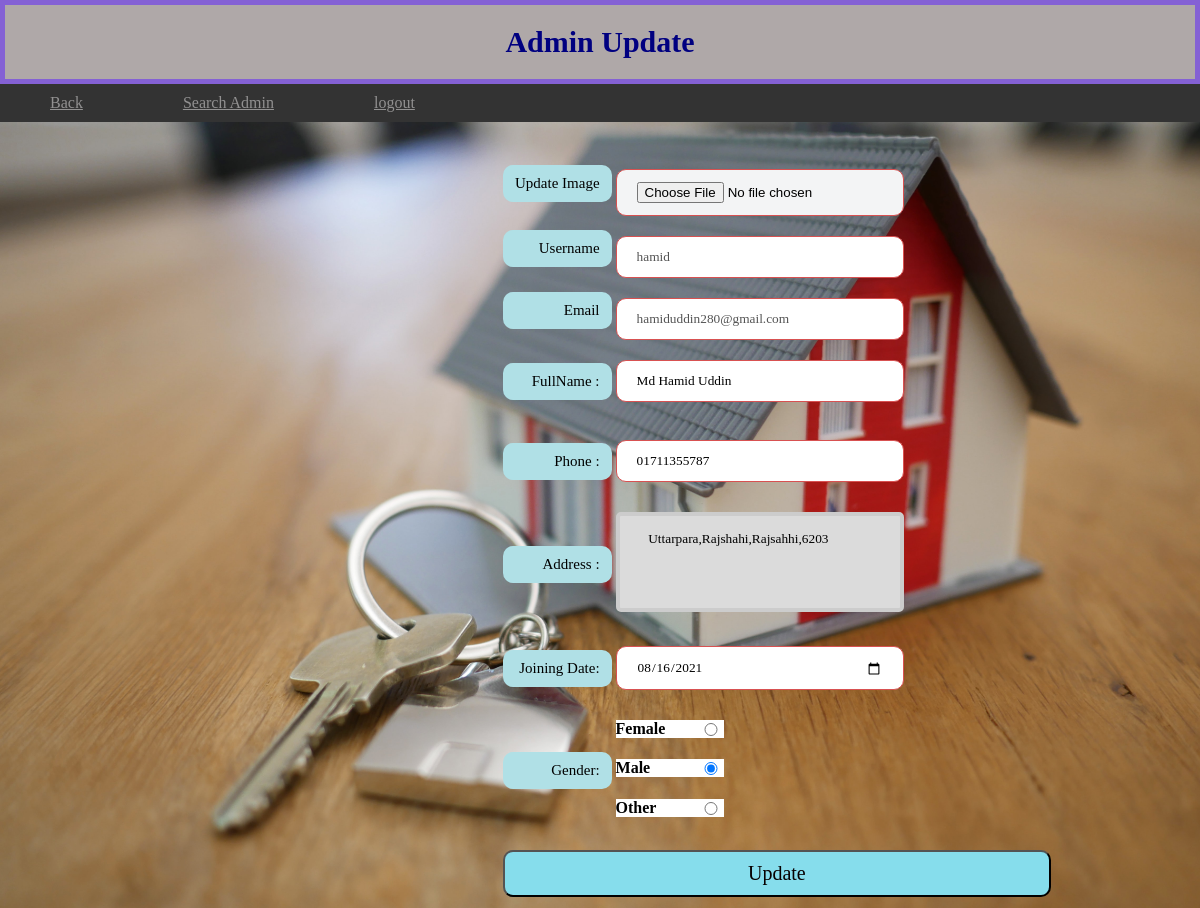
/admin/view/profile.php (signed in), run on the app's committed database.
### tables this page shows
CREATE TABLE `admin_reg` (
  `FullName` text NOT NULL,
  `UserName` text NOT NULL,
  `Email` varchar(255) NOT NULL,
  `Password` varchar(255) NOT NULL,
  `Phone` text NOT NULL,
  `Address` text NOT NULL,
  `Date` text NOT NULL,
  `Gender` text NOT NULL,
  `File_Path` varchar(255) NOT NULL
);

### Admin/model/DatabaseConnection.php (called while the page is built, shortened)
<?php
class DatabaseConnection{
function ShowData($conn,$table,$Email,$User)
{
    $result = $conn->query("SELECT * FROM ". $table." WHERE Email='". $Email."' AND UserName='". $User."'");
    return $result;
}
}
?>

### Admin/View/Profile.php (the view, shortened to what this page needs)
<?php
include "..\model\DatabaseConnection.php";
include('../control/updatecheck.php');
?>
<!DOCTYPE html>
<html>
  <head>
  <link rel="stylesheet" type="text/css" href="../css/updateprofile.css">
</head>
<body style="background-image: url('background10.jpg');">
<div class= "header sticky">
    <h1 style="color: navy;">Admin Update </h1>
</div>
<div class="topnav">
<a href="Admin.php">Back </a>
<a href="SearchAdminAjax.php">Search Admin</a>
<a href="../control/logout.php"> logout</a>
</div>
<div class="input">
<?php
$radio1=$radio2=$radio3="";
$FullName=$Email=$User=$Phone=$Address=$Date=$photo="";
$connection = new DatabaseConnection();
$conobj=$connection->OpenCon();
$userQuery=$connection->ShowData($conobj,"admin_reg",$_SESSION["Email"],$_SESSION["UserName"]);
if ($userQuery->num_rows > 0) {
    while($row = $userQuery->fetch_assoc()) {
      $FullName=$row["FullName"];
      $Email=$row["Email"];
      $User=$row["UserName"];
      $Phone=$row["Phone"];
      $Address=$row["Address"];
      $Date=$row["Date"];
      if(  $row["Gender"]=="Female" )
      {
           $radio1="checked";
      }
      else if($row["Gender"]=="Male")
      {
           $radio2="checked";
    }
      else
      {
          $radio3="checked";
      }
  }
}
?>
<form action='' method='post'   enctype="multipart/form-data">
  <table>
    <tr><td> <p  style="background-color:powderblue;"> Update Image </p></td>
    <td><input type="file" name="fileupload" > </td> </tr>
     <tr><td><p style="background-color:powderblue;"> Username</p> </td>
    <td> <input type="text"  name="UserName" value="<?php echo $User;?>" disabled style="background-color:white;"></td></tr>
    <tr><td> <p style="background-color:powderblue;"> Email</p> </td>
    <td><input type="text" name="Email" value="<?php echo $Email;?>"  disabled  style="background-color:white;"> </td> </tr>
    <tr>
      <td><p style="background-color:powderblue;">FullName : </p></td>
   <td> <input type='text' name='FullName' value="<?php echo $FullName; ?>" > <?php echo $ValidName; ?><br><br></td></tr>
   <tr>
      <td><p style="background-color:powderblue;">Phone : </p></td>
      <td> <input type='text' name='Phone' value="<?php echo $Phone; ?>" > <?php echo $ValidPhone;?><br><br></td></tr>
      <tr>
      <td><p style="background-color:powderblue;">Address : </p></td>
       <td> <textarea rows="3" cols="40" name="Address" value='$Address'> <?php echo $Address;?> </textarea> <?php echo $ValidAddress;?><br><br> </td>
</tr>
       <tr>
      <td><p style="background-color:powderblue;">Joining Date: </p></td>
      <td><input type="date" id="Date" name="Date" value="<?php echo $Date; ?>" ><br><br></td></tr>
      <tr>
      <td><p style="background-color:powderblue;">Gender:</p></td>
     <td><input type='radio' name='gender' value='Female'<?php echo $radio1; ?>> <h4 style="background-color:white;">Female </h4>
     <input type='radio' name='gender' value='Male' <?php echo $radio2; ?> > <h4 style="background-color:white;">Male </h4>
     <input type='radio' name='gender' value='Other'<?php  $radio3; ?> > <h4 style="background-color:white;">Other   </h4></td>  </tr> <?php echo $validateradio;?><br><br>
     <tr><td>
     <input name='update' type='submit' value='Update'>
</td></tr>
</div>
</body>
</html>

### Admin/css/UpdateProfile.css (style rules this page uses)
body { margin:0; padding: 0; background: url(background10.jpg) no-repeat; background-size: cover; background-attachment: fixed; }
.header { padding: 20px; text-align: center; background: rgb(175, 168, 168); }
.header h1 { font-size: 30px; }
.topnav { overflow: hidden; background-color: #333; }
div.sticky { position: sticky; top: 0; padding: 0; border: 5px solid #8461d4; }
input[type=text], select { width:80%; font-family: comic sans ms; padding: 12px 20px; margin: 8px 0; display: inline-block; border: 1px solid rgb(216, 81, 81); border-radius: 10px; box-sizing: border-box; margin-left:0px; }
input[type=file], select { width: 80%; padding: 12px 20px; margin: 8px 0; display: inline-block; border: 1px solid rgb(216, 81, 81); border-radius: 10px; box-sizing: border-box; margin-left: 0px; background-color: #f3f4f5; }
input[type=date], select { width:80%; padding: 12px 20px; font-family: comic sans ms; margin: 8px 0; display: inline-block; border: 1px solid rgb(216, 81, 81); border-radius: 10px; box-sizing: border-box; }
.topnav a { float: left; display: block; color: #929191; text-align: center; padding: 10px 50px; }
textarea { width: 80%; height: 100px; font-family: comic sans ms; padding: 15px 22px; box-sizing: border-box; border: 4px solid #ccc; border-radius: 5px; background-color: rgb(219, 219, 219); resize: none; }
input[type=submit] { width: 90%; font-family: comic sans ms; font-size: 20px; background-color: #86ddec; color: rgb(7, 0, 0); padding: 10px 15px; margin: 8px 0; border-radius: 10px; cursor: pointer; margin-left:500px; }
p { font-family: comic sans ms; font-size: 15px; text-align: left; padding: 10px 12px; margin: 8px 0; border-radius: 10px; margin-top: -10px; text-align: right; margin-left:500px; }
input[type=radio] { width: 50%; background-color: #a80505; color: rgb(151, 15, 15); border-radius: 4px; cursor: pointer; }
h4 { width: 30%; margin-top: -20px; }

### data on the page
admin_reg: UserName "hamid", Email "hamiduddin280@gmail.com", FullName "Md Hamid Uddin", Phone "01711355787", Address "Uttarpara,Rajshahi,Rajsahhi,6203", Date "08/16/2021"
